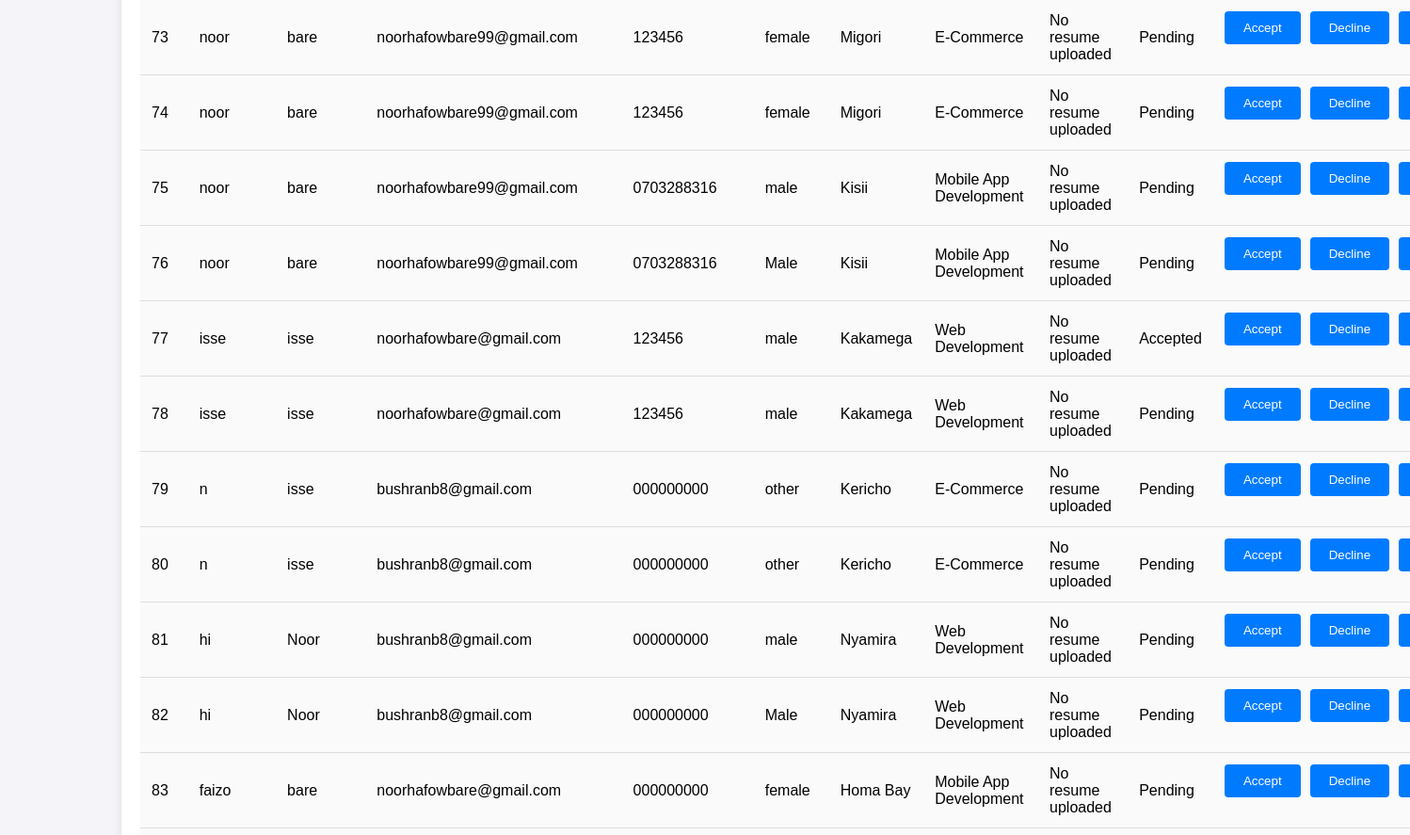
The page /admin/applications (middle part) on the database as committed earlier.
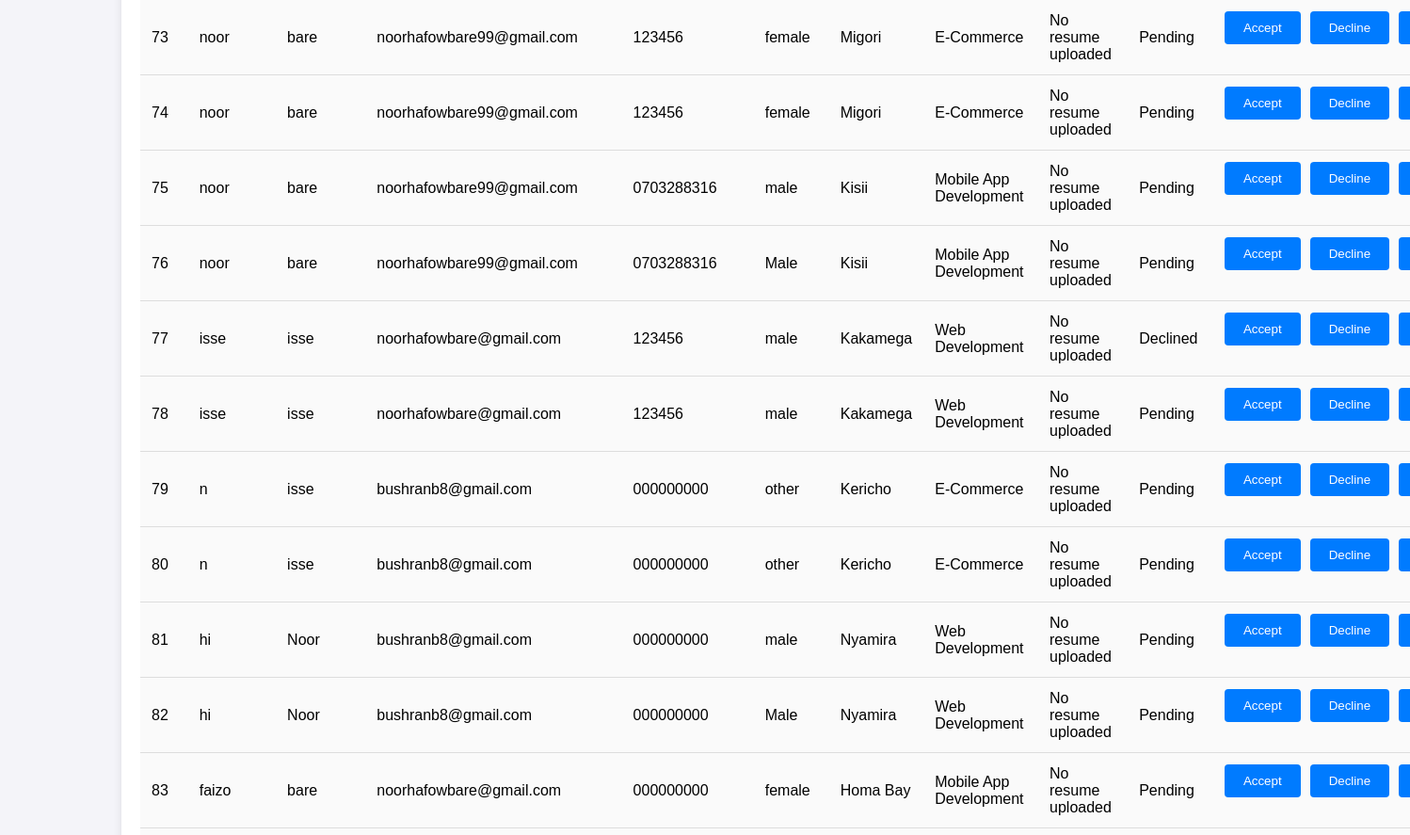
The same page on the database as committed later.
### tables this page shows
CREATE TABLE applications (
                    id INTEGER PRIMARY KEY AUTOINCREMENT,
                    first_name TEXT NOT NULL,
                    last_name TEXT NOT NULL,
                    email TEXT NOT NULL,
                    phone TEXT NOT NULL,
                    gender TEXT NOT NULL,
                    county TEXT NOT NULL,
                    course TEXT NOT NULL
                , status TEXT DEFAULT 'Pending', resume_path TEXT);

### app.py (the view)
@app.route('/admin/applications')
def view_applications():
    search = request.args.get('search', '')  # Search functionality
    page = request.args.get('page', 1, type=int)
    per_page = 80  # Number of records per page
    offset = (page - 1) * per_page
    conn = get_db_connection()
    search_query = f"%{search}%"  # Format search term for SQL LIKE
    applications = conn.execute(
        'SELECT * FROM applications WHERE first_name LIKE ? OR last_name LIKE ? LIMIT ? OFFSET ?',
        (search_query, search_query, per_page, offset)
    ).fetchall()
    total_query = 'SELECT COUNT(*) FROM applications WHERE first_name LIKE ? OR last_name LIKE ?'
    total = conn.execute(total_query, (search_query, search_query)).fetchone()[0]
    conn.close()
    return render_template('applications.html', applications=applications, page=page, per_page=per_page, total=total, search=search)

### app.py (called while the page is built)
def get_db_connection():
    conn = sqlite3.connect('database.db')
    conn.row_factory = sqlite3.Row
    return conn

### templates/applications.html (shortened to what this page needs)
<!DOCTYPE html>
<html lang="en">
  <head>
    <link
      rel="stylesheet"
      href="{{ url_for('static', filename='css/applications.css') }}"
    />
    <link
      href="https://cdn.jsdelivr.net/npm/sweetalert2@11/dist/sweetalert2.min.css"
      rel="stylesheet"
    />
  </head>
  <body>
    <div class="container">
      <table>
        <tbody>
          {% for application in applications %}
          <tr>
            <td>{{ application.id }}</td>
            <td>{{ application.first_name }}</td>
            <td>{{ application.last_name }}</td>
            <td>{{ application.email }}</td>
            <td>{{ application.phone }}</td>
            <td>{{ application.gender }}</td>
            <td>{{ application.county }}</td>
            <td>{{ application.course }}</td>
            <td>
              {% if application.resume_path %}
              <a
                href="{{ url_for('download_file', filename=application.resume_path.split('/')[-1]) }}"
                target="_blank"
                >Download Resume</a
              >
              {% else %} No resume uploaded {% endif %}
            </td>
            <td>
              <span class="status-label {{ application.status | lower }}"
                >{{ application.status }}</span
              >
            </td>
            <td>
              <div class="actions-container">
                <form
                  action="/accept_application/{{ application.id }}"
                  method="POST"
                  style="display: inline"
                >
                  <button type="submit" class="btn btn-success">Accept</button>
                </form>
                <form
                  action="/decline_application/{{ application.id }}"
                  method="POST"
                  style="display: inline"
                >
                  <button type="submit" class="btn btn-danger">Decline</button>
                </form>
                <form
                  action="/delete_application/{{ application.id }}"
                  method="POST"
                  style="display: inline"
                >
                  <button type="submit" class="btn btn-delete">Delete</button>
                </form>
              </div>
            </td>
          </tr>
          {% endfor %}
        </tbody>
      </table>
  </body>
</html>

Rows that differ between the two databases and show on the page:
changed applications id 77: status "Accepted" → "Declined"
